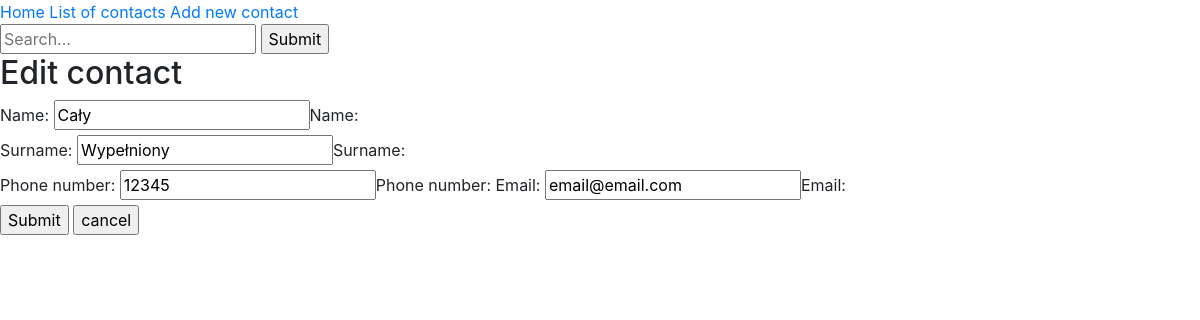
Page /edit/4/ on the committed database.
### PhonebookApp/models.py (models this page shows, shortened)
class Person(models.Model):
    name = models.CharField(max_length=50)
    surname = models.CharField(max_length=50)

class Phone(models.Model):
    person = models.ForeignKey(Person, editable=False, on_delete=models.CASCADE, null=True)
    phone_number = models.CharField(max_length=50, null=True, blank=True)

class Email(models.Model):
    person = models.ForeignKey(Person, editable=False, on_delete=models.CASCADE, null=True)
    email = models.EmailField(max_length=254, null=True, blank=True)

### PhonebookApp/views.py (the view)
# urls.py: path('edit/<int:person_id>/', views.edit, name='edit'),
def edit(request, person_id):
    person = Person.objects.get(pk=person_id)
    phone = Phone.objects.filter(person_id=person_id).first()
    email = Email.objects.filter(person_id=person_id).first()
    if request.method == 'POST':
        person_form = PersonForm(request.POST, instance=person)
        phone_form = PhoneForm(request.POST, instance=phone)
        email_form = EmailForm(request.POST, instance=email)
        if person_form.is_valid() or phone_form.is_valid() or email_form.is_valid():
            new_person = person_form.save()
            new_phone = phone_form.save(commit=False)
            new_email = email_form.save(commit=False)
            new_phone.person = new_person
            new_phone.save()
            new_email.person = new_person
            new_email.save()
            return redirect('detail', person_id)
    else:
        person_form = PersonForm(instance=person)
        phone_form = PhoneForm(instance=phone)
        email_form = EmailForm(instance=email)
    return render(request, 'edit.html', {'person_form': person_form,
                                         'phone_form': phone_form,
                                         'email_form': email_form})

### PhonebookApp/forms.py
class PersonForm(ModelForm):
    class Meta:
        model = Person
        fields = ['name', 'surname']

class PhoneForm(ModelForm):
    class Meta:
        model = Phone
        exclude = ['person']
        fields = ['phone_number']

### templates/edit.html (shortened to what this page needs)
{% extends 'base.html' %}
{% block content %}
    <h2>Edit contact</h2>
    <form action="" method="POST">{% csrf_token %}
    <div class="field_container">
    {%  for field in person_form %}
        <div class="field_container">
        {{ field.label_tag }}
        {{ field }}{{ field.label_tag }}
        </div>
    {% endfor %}
    {% for field in phone_form %}
        {{ field.label_tag }}
        {{ field }}{{ field.label_tag }}
    {% endfor %}
    {% for field in email_form %}
        {{ field.label_tag }}
        {{ field }}{{ field.label_tag }}
        </div>
    {% endfor %}
    <input type="submit" value="Submit"/>
    <a href="{% url "contact-list" %}"><input type="button" value="cancel"></a>
    </form>
{% endblock %}

### rows in the picture
Person: person_form "Cały" "Wypełniony"
Phone: phone_form "12345"
Email: email_form "email@email.com"

### other values in the picture
{{ field.label_tag }} "Name:" "Surname:"
{{ field.label_tag }} "Phone number:"
{{ field.label_tag }} "Email:"
